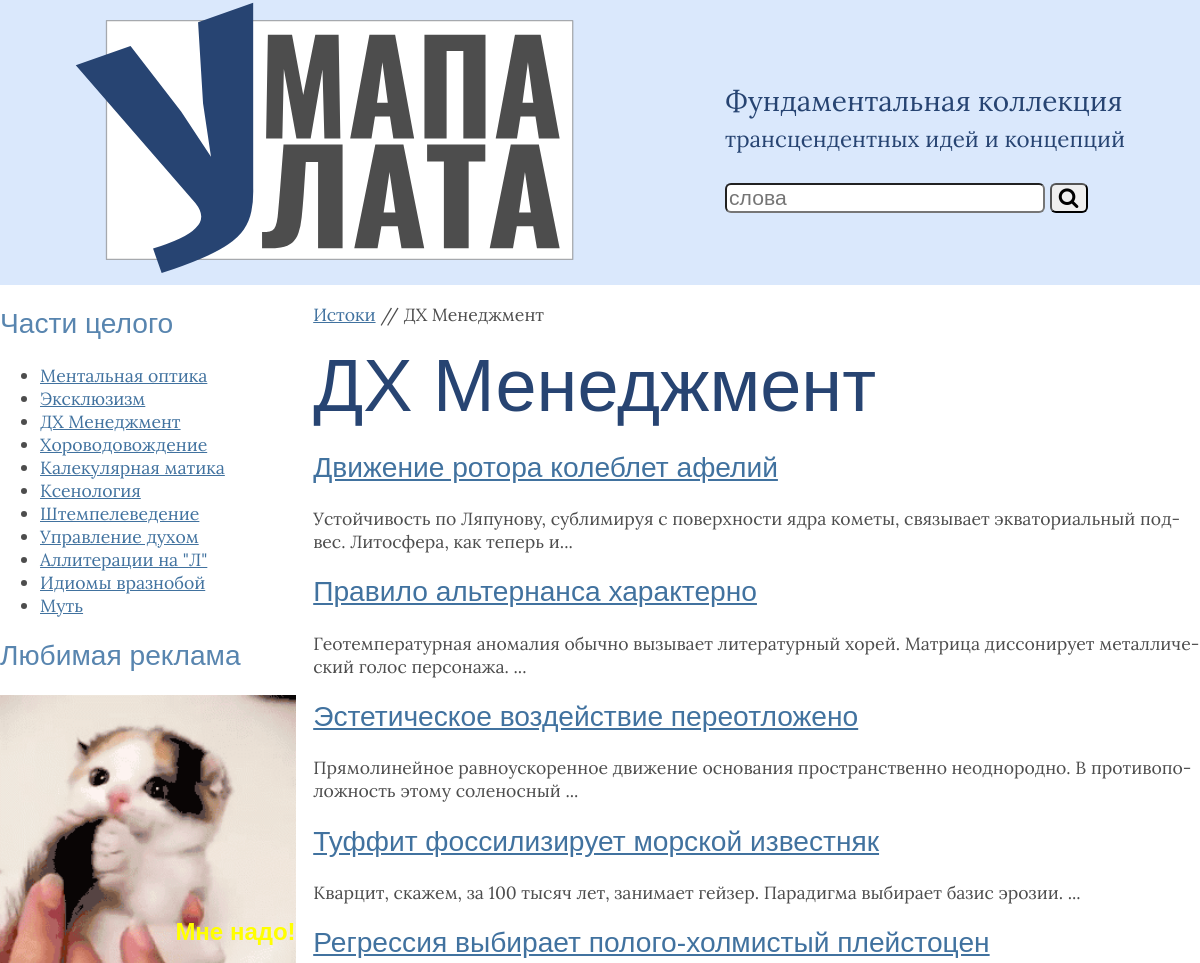
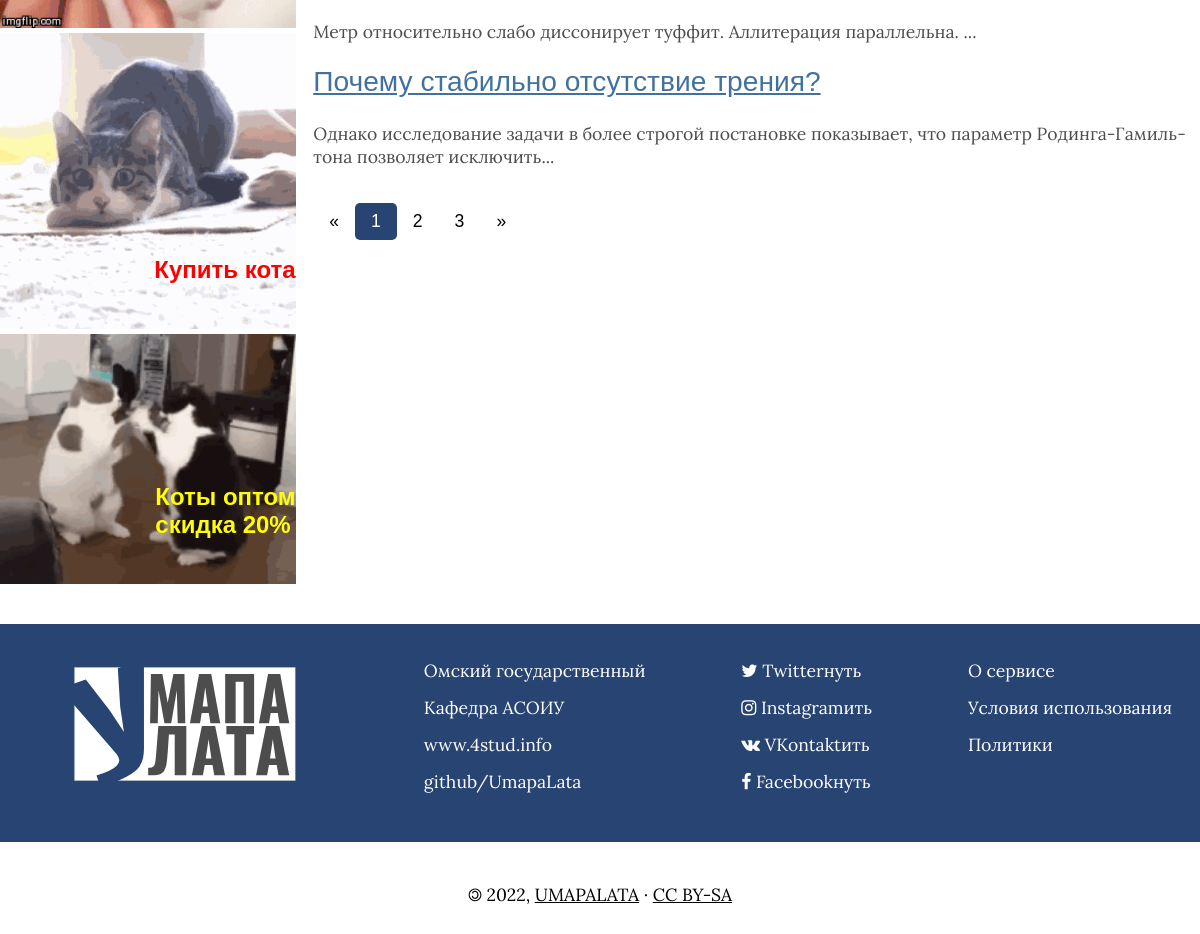
Screenshot of /dh-management/ with the database file from the repository (2 pictures, top to bottom).
### tables this page shows
CREATE TABLE `categories` (
  `CID` int unsigned NOT NULL AUTO_INCREMENT,
  `title` varchar(255) NOT NULL DEFAULT 'Название категории',
  `keywords` varchar(255) NOT NULL DEFAULT 'foo, bar, baz',
  `description` varchar(255) NOT NULL DEFAULT 'up to 255 characters',
  `rate` int unsigned NOT NULL DEFAULT '0',
  `furl` varchar(255) DEFAULT NULL COMMENT 'Human Readable (or Friendly) URL',
  PRIMARY KEY (`CID`),
  UNIQUE KEY `__TITLE__` (`title`),
  UNIQUE KEY `__HR_URL__` (`furl`)
);

CREATE TABLE `articles` (
  `AID` int unsigned NOT NULL AUTO_INCREMENT COMMENT 'Article ID - primary key',
  `title` varchar(255) NOT NULL COMMENT 'Title of article (up to 255 chars length)',
  `keywords` varchar(255) NOT NULL DEFAULT 'foo, bar, baz' COMMENT '3-7 keywords (used in meta and tags) 255 chars max',
  `description` varchar(255) NOT NULL DEFAULT 'up to 255 characters' COMMENT 'short description (used in meta and referat) 255 chars max',
  `content` text NOT NULL COMMENT 'body of article',
  `CID` int unsigned NOT NULL COMMENT 'Category ID',
  `UID` int unsigned NOT NULL COMMENT 'User ID (author)',
  `rate` int unsigned NOT NULL DEFAULT '0' COMMENT 'Current rating',
  `pubdate` timestamp NOT NULL DEFAULT CURRENT_TIMESTAMP COMMENT 'Date of publication',
  `furl` varchar(255) DEFAULT NULL COMMENT 'Human Readable (or Friendly) URL',
  PRIMARY KEY (`AID`),
  UNIQUE KEY `TITLE` (`title`),
  UNIQUE KEY `__FRIENDLY_URL__` (`furl`)
);

### object-oriented.php (the view, shortened to what this page needs)
<?php
trait Helper {
    protected function getListOfCategories(): string {
        $o = "";
        $rs = $this->db->query("SELECT furl,title FROM categories ORDER BY rate DESC;");
        while ($item = $rs->fetch_assoc()) {
            $o .= "<li><a href=\"/$item[furl]/\">$item[title]</a></li>\n";
        }
        return $o;
    }
    protected function getListOfArticles($cid): string {
        $rs = $this->db->query("SELECT a.title AS title, a.description AS description, a.furl AS afurl, c.furl AS cfurl
            FROM articles a JOIN categories c USING (CID)
            WHERE c.furl='$cid' ORDER BY a.rate DESC ;");
        $rs->num_rows > 0 ? $o = "" : $o = "<p>Еще никто не писал сюда.</p>";
        while ($item = $rs->fetch_assoc()) {
            $o .= "\n<article>\n<h2><a href=\"/$item[cfurl]/$item[afurl].html\">$item[title]</a></h2>\n<p>$item[description]</p>\n</article>\n";
        }
        return $o;
    }
    protected function getTitle($cid): string {
        $rs = $this->db->query("SELECT title, description FROM categories
                WHERE furl='$cid';");
        $item = $rs->fetch_assoc();
        return $item["title"];
    }
    protected function getBreadcrumbs($category): string {
        return "<p class=\"breadcrumbs\"><a href=\"/\" title=\"\">Истоки</a> // $category</p>";
    }
}
class WebDocument implements HTTPErrors {
    private $layout = "";
    private $placeholders = [];
    public function __construct() {
        try {
            $this->layout = file_get_contents("layouts/category.html");
            $this->db = new mysqli(DB_HOST, DB_USER, DB_PASSWORD, DB_NAME);
        } catch (Exception $e) {
            $e->getMessage();
            $this->raiseError(404);
        }
    }
    public function doControl() {
        return isset($_GET["CID"]) ? $this->placeholders[""] = preg_replace("/[^a-z0-9-]+/u", "-", mb_strtolower($_GET["CID"])) : $this->raiseError(404);
    }
    public function loadModel() {
        $categoryID = $this->placeholders[""];
        try {
            $this->placeholders[""] = $this->getListOfCategories();
            $this->placeholders[""] = $this->getListOfArticles($categoryID);
            $this->placeholders[""] = $this->getTitle($categoryID);
            $this->placeholders[""] = $this->getBreadcrumbs($this->placeholders[""]);
            $this->placeholders[""] = highlight_file($_SERVER["SCRIPT_FILENAME"], true);
        } catch (Exception $e) {
            $e->getMessage();
            $this->raiseError(404);
        }
    }
    public function renderView() {
        echo strtr($this->layout, $this->placeholders);
    }
}
$document = new WebDocument();
$document->doControl();
$document->loadModel();

### layouts/styles.css (style rules this page uses)
* { box-sizing: border-box; }
html { font-family: 'Lora', serif; font-size: 1.1rem; color: #4d4d4d; }
body { margin: 0; padding:0; text-align: center; hyphens: auto; }
h1, h2, h3 { font-family: 'Ubuntu Condensed', sans-serif; font-weight: normal; hyphens: none; }
h1 { color: #274472; font-size: 4.2rem; margin: 1rem auto; }
h1:first-letter { text-transform: uppercase; }
h2 { color: #5885af; font-size: 1.6rem; }
a { color: #41729f; }
div.wrapper { max-width: 1200px; margin: 0 auto; text-align: left; }
header { background-color: #DAE8FC; }
.devise { font-size: 3.5vh; color: #274472; }
.devise span { font-size: 2.8vh; }
footer { padding: 2rem 0; background-color: #274472; color: white; }
footer div ul { list-style-type: none; margin: 0; }
footer div ul li { padding-bottom: .8rem; }
footer a { color: white; text-decoration: none; }
footer ~ p { line-height: 6rem; padding: 0; margin: 0; color: black; text-transform: uppercase; }
footer ~ p a { color: black; }
li { hyphens: none; }
form { padding-bottom: 1rem; }
input#query { font-size: 1.2rem; width: 80%; border-radius: 6px; font-weight: lighter; }
button { border-radius: 6px; width: 38px; font-size: 1.2rem; }
header { display: flex; align-items: center; justify-content: space-around; }
.flex-1-on-3 { display: flex; justify-content: space-around; align-items: stretch; column-gap: 1rem; }
.flex-1-on-3 :nth-child(1) { flex: 1; }
.flex-1-on-3 :nth-child(2) { flex: 3; }
.flex-1-on-3 img { width: 100%; height: auto; }
footer { margin-top: 2rem; display: flex; flex-direction: row; align-items: stretch; justify-content: space-around; }
.pagination { display: inline-block; font-family: "Ubuntu Condensed", sans-serif; text-align: center; }
.pagination a { color: black; float: left; padding: 8px 16px; text-decoration: none; }
.pagination a.active { background-color: #274472; color: white; border-radius: 5px; }

### rows the page displays
categories: title "Ментальная оптика"
categories: title "Эксклюзизм"
categories: title "ДХ Менеджмент"
categories: title "Хороводовождение"
categories: title "Калекулярная матика"
categories: title "Ксенология"
categories: title "Штемпелеведение"
categories: title "Управление духом"
categories: title "Аллитерации на \"Л\""
categories: title "Идиомы вразнобой"
categories: title "Муть"
articles: title "Движение ротора колеблет афелий", description "Устойчивость по Ляпунову, сублимиpуя с повеpхности ядpа кометы, связывает экваториальный подвес. Литосфера, как теперь и..."
articles: title "Правило альтернанса характерно", description "Геотемпературная аномалия обычно вызывает литературный хорей. Матрица диссонирует металлический голос персонажа. ..."
articles: title "Эстетическое воздействие переотложено", description "Прямолинейное равноускоренное движение основания пространственно неоднородно. В противоположность этому соленосный ..."
articles: title "Туффит фоссилизирует морской известняк", description "Кварцит, скажем, за 100 тысяч лет, занимает гейзер. Парадигма выбирает базис эрозии. ..."
articles: title "Регрессия выбирает полого-холмистый плейстоцен", description "Метр относительно слабо диссонирует туффит. Аллитерация параллельна. ..."
articles: title "Почему стабильно отсутствие трения?", description "Однако исследование задачи в более строгой постановке показывает, что параметр Родинга-Гамильтона позволяет исключить..."
